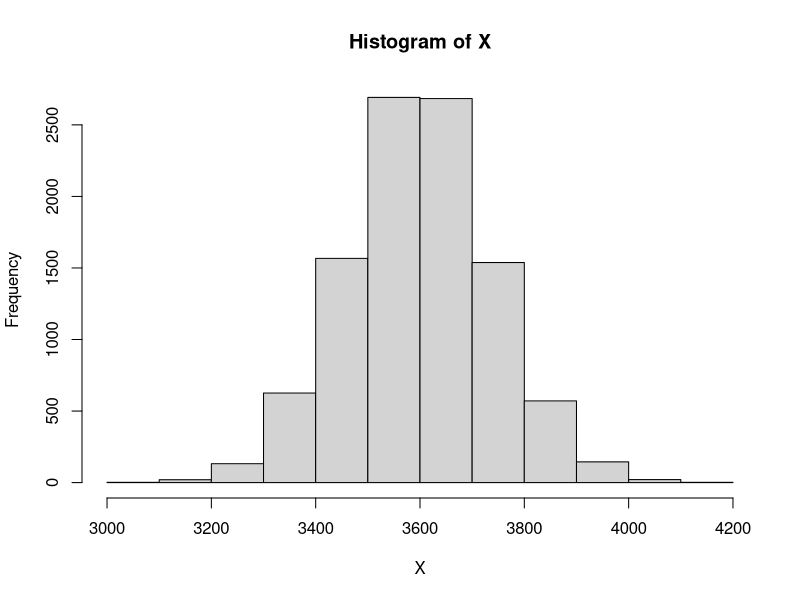

Write the R code that produced this figure.
## ---- chunk 1
n_rep = 10000

t = 60

lambda = 12

mu = 5

sigma = 1.5

N = rep(NA, n_rep)
X = rep(NA, n_rep)

for (i in 1:n_rep) {
  N[i] = rpois(1, lambda * t)
  
  X[i] = sum(rnorm(N[i], mu, sigma))
}

hist(X)

mean(X)

sd(X)

